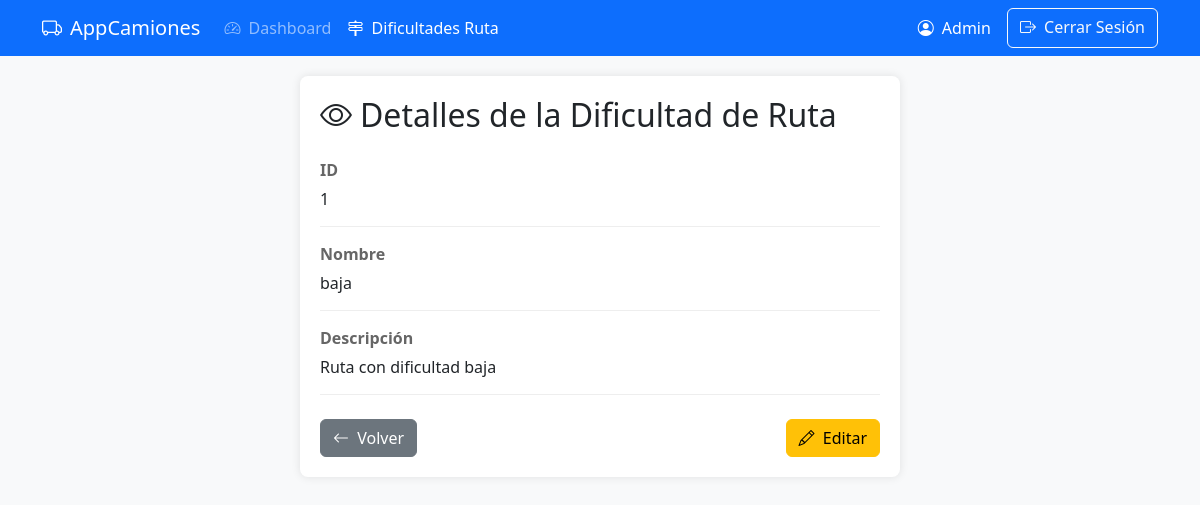
The page /views/dificultades_ruta/views.php?id=1 (signed in) on the database its author committed.
### tables this page shows
CREATE TABLE `dificultades_ruta` (
  `id_dificultad` int(11) NOT NULL,
  `nombre` varchar(50) NOT NULL,
  `descripcion` varchar(255) DEFAULT NULL
);

### controllers/DificultadesRutaController.php (called while the page is built, shortened)
<?php
require_once __DIR__ . '/../config/database.php';
require_once __DIR__ . '/../models/DificultadesRuta.php';
class DificultadesRutaController {
    private $dificultadRuta;
    public function __construct() {
        $this->db = new Database();
        $this->dificultadRuta = new DificultadesRuta($this->db->connect());
    }
    public function obtenerDificultadPorId($id) {
        return $this->dificultadRuta->getById($id);
    }
}

### config/database.php (called while the page is built, shortened)
<?php
class Database {
    private $host = 'localhost';
    private $db_name = 'proyecto_transportes';
    private $username = 'dmilanes';
    private $password = 'milanes1982*-';
    public function connect() {
        $this->conn = null;
        try {
            $this->conn = new PDO(
                "mysql:host=" . $this->host . ";dbname=" . $this->db_name,
                $this->username,
                $this->password
            );
            $this->conn->setAttribute(PDO::ATTR_ERRMODE, PDO::ERRMODE_EXCEPTION);
        } catch (PDOException $e) {
            die("Error de conexión: " . $e->getMessage());
        }
        return $this->conn;
    }
}
?>

### models/DificultadesRuta.php (called while the page is built, shortened)
<?php
class DificultadesRuta {
    private $conn;
    private $table_name = "dificultades_ruta";
    public function __construct($db) {
        $this->conn = $db;
    }
    public function getById($id) {
        $query = "SELECT * FROM " . $this->table_name . "
                  WHERE id_dificultad = ? LIMIT 1";
        $stmt = $this->conn->prepare($query);
        $stmt->bindParam(1, $id);
        $stmt->execute();
        return $stmt->fetch(PDO::FETCH_ASSOC);
    }
}

### views/dificultades_ruta/views.php (the view, shortened to what this page needs)
<?php
require_once __DIR__ . '/../../controllers/DificultadesRutaController.php';
$controller = new DificultadesRutaController();
$id = $_GET['id'] ?? null;
$dificultad = $controller->obtenerDificultadPorId($id);
?>
<!DOCTYPE html>
<html lang="es">
<head>
    <link href="https://cdn.jsdelivr.net/npm/bootstrap@5.3.0/dist/css/bootstrap.min.css" rel="stylesheet">
    <link href="https://cdn.jsdelivr.net/npm/bootstrap-icons@1.10.0/font/bootstrap-icons.css" rel="stylesheet">
</head>
<body>
    <nav class="navbar navbar-expand-lg navbar-dark bg-primary fixed-top">
        <div class="container">
            <a class="navbar-brand" href="../auth/dashboard.php">
                <i class="bi bi-truck me-2"></i>AppCamiones
            </a>
            <div class="collapse navbar-collapse" id="navbarNav">
                <ul class="navbar-nav me-auto">
                    <li class="nav-item">
                        <a class="nav-link" href="../auth/dashboard.php">
                            <i class="bi bi-speedometer2 me-1"></i> Dashboard
                        </a>
                    </li>
                    <li class="nav-item">
                        <a class="nav-link active" href="#">
                            <i class="bi bi-signpost-2 me-1"></i> Dificultades Ruta
                        </a>
                    </li>
                </ul>
                <div class="d-flex">
                    <span class="navbar-text text-white me-3">
                        <i class="bi bi-person-circle me-1"></i>
                        <?= htmlspecialchars($_SESSION['user']['nombre']) ?>
                    </span>
                    <a href="../../controllers/AuthController.php?logout=true" class="btn btn-outline-light">
                        <i class="bi bi-box-arrow-right me-1"></i> Cerrar Sesión
                    </a>
                </div>
            </div>
        </div>
    </nav>
    <div class="container">
        <div class="detail-container">
            <h2 class="mb-4"><i class="bi bi-eye me-2"></i>Detalles de la Dificultad de Ruta</h2>
            <div class="detail-item">
                <div class="detail-label">ID</div>
                <div class="detail-value"><?= htmlspecialchars($dificultad['id_dificultad']) ?></div>
            </div>
            <div class="detail-item">
                <div class="detail-label">Nombre</div>
                <div class="detail-value"><?= htmlspecialchars($dificultad['nombre']) ?></div>
            </div>
            <div class="detail-item">
                <div class="detail-label">Descripción</div>
                <div class="detail-value"><?= htmlspecialchars($dificultad['descripcion'] ?? 'N/A') ?></div>
            </div>
            <div class="d-flex justify-content-between mt-4">
                <a href="list.php" class="btn btn-secondary">
                    <i class="bi bi-arrow-left me-1"></i> Volver
                </a>
                <div>
                    <a href="edit.php?id=<?= $dificultad['id_dificultad'] ?>" class="btn btn-warning">
                        <i class="bi bi-pencil me-1"></i> Editar
                    </a>
                </div>
            </div>
        </div>
    </div>
</body>
</html>

### views/dificultades_ruta/views.php (style rules this page uses)
body { padding-top: 56px; background-color: #f8f9fa; }
.detail-container { max-width: 600px; margin: 20px auto; padding: 20px; background-color: white; border-radius: 8px; box-shadow: 0 0 10px rgba(0,0,0,0.1); }
.detail-item { margin-bottom: 15px; padding-bottom: 15px; border-bottom: 1px solid #eee; }
.detail-label { font-weight: bold; color: #666; }
.detail-value { margin-top: 5px; }

### rows shown on the page
dificultades_ruta: id_dificultad "1", nombre "baja", descripcion "Ruta con dificultad baja"

### other values the page prints
$_SESSION['user']['nombre'] "Admin"
